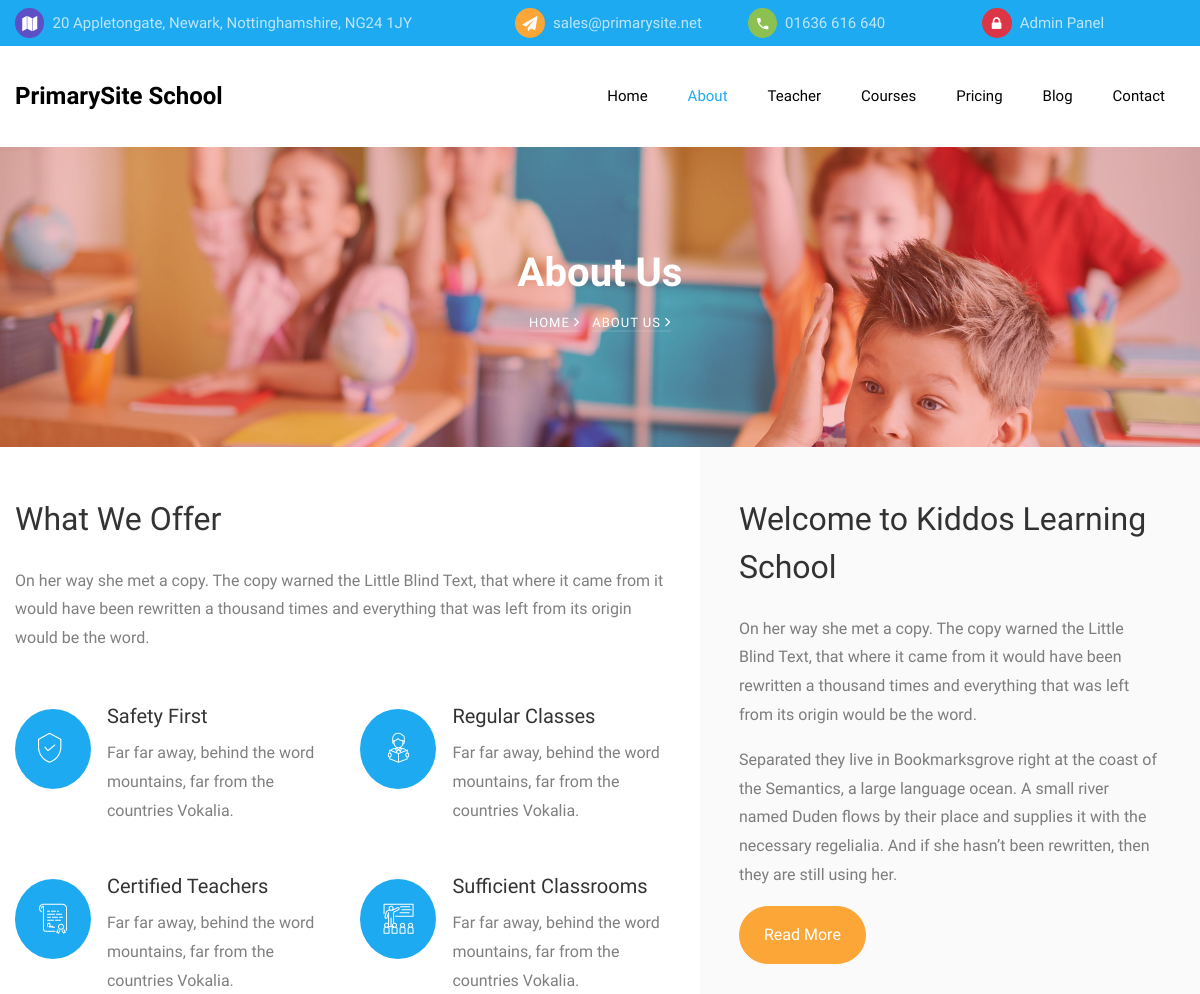
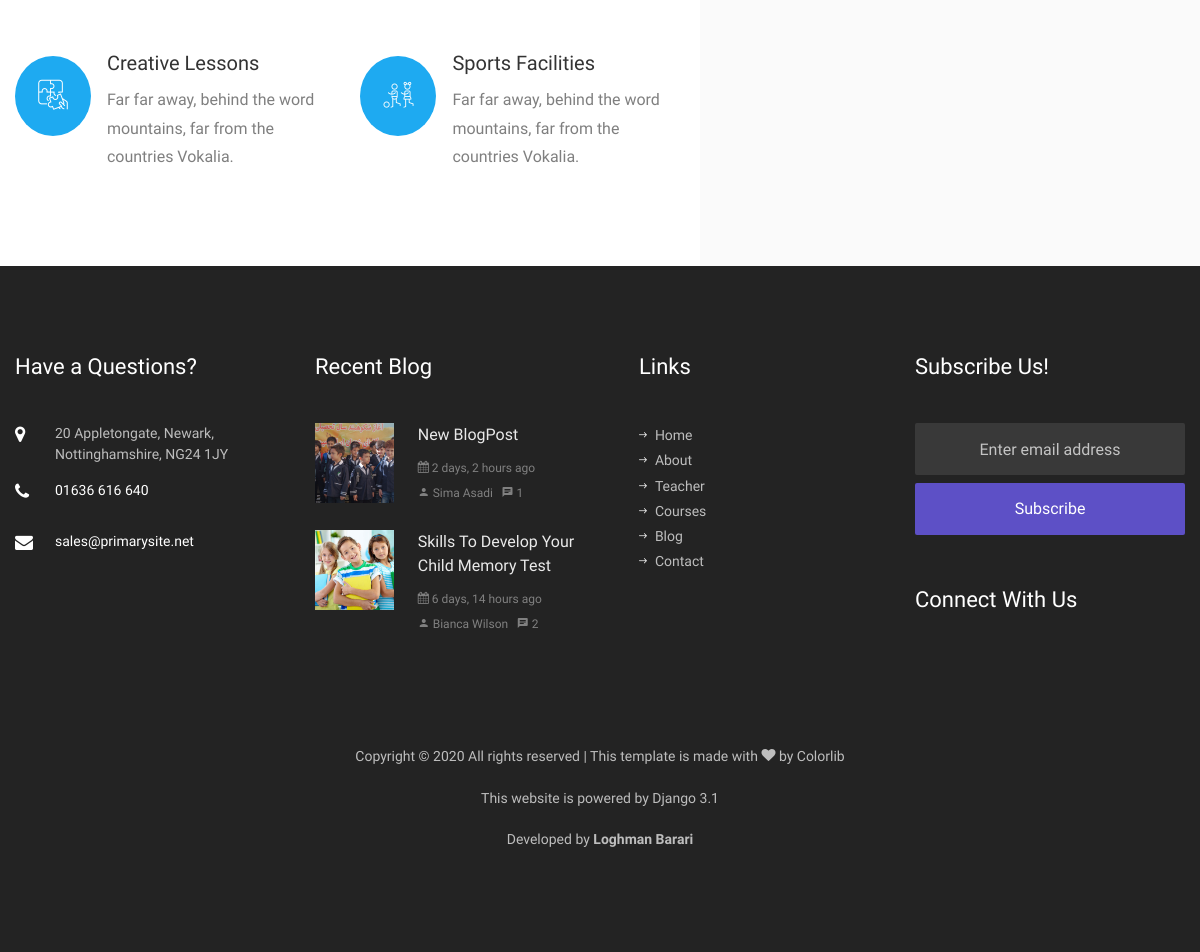
/about, run on the app's committed database (2 pictures, top to bottom).
### pages/models.py (models this page shows, shortened)
class Setting(models.Model):
    class Meta:
        db_table = 'kiddos_settings'
    name = models.CharField('Name', primary_key=True,
                            max_length=50, blank=False, null=False)
    value = models.TextField('Value', blank=True, null=True)

class Page(models.Model):
    class Meta:
        db_table = 'kiddos_page'
    name = models.CharField(_('Name'), max_length=256, null=False, blank=False)
    short_desc = models.CharField(_('Short Description'), max_length=512,
                                  null=False, blank=False)
    body = models.TextField(_('Body'))
    publish_on_index = models.BooleanField(_('Publish on Index page'),
                                           default=False, null=False)
    is_published = models.BooleanField(_('Is Published'),
                                       default=False, null=False)
    image = models.ImageField(_('Image'), upload_to='images/%Y/%m/%d/',
                              validators=[validate_image_size])

class BlogPost(models.Model):
    class Meta:
        db_table = 'kiddos_blog_post'
        indexes = [
            models.Index(name='search_on_blog_pots',
                         fields=['is_published', 'title', 'short_desc']),
        ]
        ordering = ('-create_date',)
    title = models.CharField('Title', max_length=128, blank=False, null=False,
                             help_text='Enter title of blog post')
    short_desc = models.CharField('Short Description', max_length=256)
    body = models.TextField(
        'Body', help_text='HTML tags can be used to decorating the text')
    tags = models.CharField(_('Tags'), max_length=128,
                            blank=True, null=False, default='')
    image = models.ImageField('Image', upload_to='images/%Y/%m/%d/',
                              validators=[validate_image_size])
    is_published = models.BooleanField(_('Is published!'), default=True)
    author = models.ForeignKey('pages.Teacher', on_delete=models.DO_NOTHING,
                               related_name='+', null=True,
                               verbose_name=_('Author'))
    create_date = models.DateTimeField(verbose_name=_('Creation Date'),
                                       auto_now_add=True, blank=True)
    create_user = models.ForeignKey(
        settings.AUTH_USER_MODEL,
        on_delete=models.CASCADE,
        related_name='+',
        blank=True,
        null=True,
        verbose_name=_('Created by'),
    )
    @property
    def published_comments(self):
        return PostComment.objects.filter(blog_post__id=self.id,
                                          is_published=True)
    def get_absolute_url(self):
        from django.urls import reverse
        return reverse('blog-single', args=[str(self.id)])

class Teacher(models.Model):
    class Meta:
        db_table = 'kiddos_teacher'
    full_name = models.CharField(_('Full Name'), max_length=60)
    position = models.ForeignKey(TeacherPosition, on_delete=models.DO_NOTHING,
                                 related_name='+', verbose_name=_('Position'))
    short_desc = models.CharField(_('Short Description'), max_length=256)
    photo = models.ImageField(verbose_name=_('Photo'), upload_to='photos/%Y/%m/%d/',
                              null=True, blank=True,
                              validators=[validate_image_size])
    twitter = models.CharField(_('Twitter Account'), max_length=30,
                               blank=True, null=True)
    facebook = models.CharField(_('Facebook Account'), max_length=30,
                                blank=True, null=True)
    googleplus = models.CharField(_('Google+ Account'), max_length=30,
                                  blank=True, null=True)
    instagram = models.CharField(_('Instagram Account'), max_length=30,
                                 blank=True, null=True)
    is_published = models.BooleanField(_('Is published!'), default=True,
                                       null=False)
    publish_on_index = models.BooleanField(_('Is published on index page?!'),
                                           default=True, null=False)
    def __str__(self):
        return self.full_name

### pages/views.py (the view)
# urls.py: path('about', views.about, name='about'),
@require_safe
def about(request):
    data = services.get_website_settings()
    if data[SETTINGS_ABOUT_ARTICLE]:
        data['article'] = models.Page.objects.get(
            pk=data[SETTINGS_ABOUT_ARTICLE])
    return _render(request, 'pages/about.html', data)

### templates/pages/about.html
{% extends 'base.html' %}
{% load static %}
{% load humanize %}
{% block content %}
<section class="hero-wrap hero-wrap-2" style="background-image: url('{% static 'images/bg_2.jpg' %}');">
    <div class="overlay"></div>
    <div class="container">
        <div class="row no-gutters slider-text align-items-center justify-content-center">
            <div class="col-md-9 ftco-animate text-center">
                <h1 class="mb-2 bread">About Us</h1>
                <p class="breadcrumbs"><span class="mr-2"><a href="{% url 'index' %}">Home <i
                                class="ion-ios-arrow-forward"></i></a></span> <span>About us <i
                            class="ion-ios-arrow-forward"></i></span></p>
            </div>
        </div>
    </div>
</section>
<section class="ftco-section ftco-no-pt ftc-no-pb">
    <div class="container">
        <div class="row">
            {% if article %}
            <div class="col-md-5 order-md-last wrap-about py-5 wrap-about bg-light">
                <div class="text px-4 ftco-animate">
                    <h2 class="mb-4">{{ article.name }}</h2>
                    <p>{{ article.short_desc|safe }}</p>
                    <p><a href="{% url 'page' article.id %}" class="btn btn-secondary px-4 py-3">Read More</a></p>
                </div>
            </div>
            {% endif %}
            <div class="col-md-7 wrap-about py-5 pr-md-4 ftco-animate">{{ settings_about_page|safe }}</div>
        </div>
    </div>
</section>
{% endblock %}

### templates/partials/_topbar.html
<div class="py-2 bg-primary">
    <div class="container">
        <div class="row no-gutters d-flex align-items-start align-items-center px-3 px-md-0">
            <div class="col-lg-12 d-block">
                <div class="row d-flex">
                    <div class="col-md-5 pr-4 d-flex topper align-items-center">
                        <div class="icon bg-fifth mr-2 d-flex justify-content-center align-items-center"><span
                                class="icon-map"></span></div>
                        <span class="text">{{ settings_address }}</span>
                    </div>
                    <div class="col-md pr-4 d-flex topper align-items-center">
                        <div class="icon bg-secondary mr-2 d-flex justify-content-center align-items-center"><span
                                class="icon-paper-plane"></span></div>
                        <a href="mailto:{{ settings_email }}"><span class="text">{{ settings_email }}</span></a>
                    </div>
                    <div class="col-md pr-4 d-flex topper align-items-center">
                        <div class="icon bg-tertiary mr-2 d-flex justify-content-center align-items-center"><span
                                class="icon-phone2"></span></div>
                        <span class="text">{{ settings_phone_no }}</span>
                    </div>
                    <div class="col-md pr-4 d-flex topper align-items-center">
                        <div class="icon bg-danger mr-2 d-flex justify-content-center align-items-center"><span
                                class="icon-lock"></span></div>
                        <a href="{% url 'admin:login' %}"><span class="text">Admin Panel</span></a>
                    </div>
                </div>
            </div>
        </div>
    </div>
</div>

### templates/partials/_navbar.html (shortened to what this page needs)
<nav class="navbar navbar-expand-lg navbar-dark bg-dark ftco_navbar ftco-navbar-light" id="ftco-navbar">
    <div class="container d-flex align-items-center">
        <a class="navbar-brand" href="{% url 'index' %}">{{ settings_website_name }}</a>
        <div class="collapse navbar-collapse" id="ftco-nav">
            <ul class="navbar-nav ml-auto">
                <li {% if '/' == request.path %} class="nav-item active" {% else %} class="nav-item" {% endif %}><a
                        href="{% url 'index' %}" class="nav-link pl-0">Home</a></li>
                <li {% if '/about' == request.path %} class="nav-item active" {% else %} class="nav-item" {% endif %}><a
                        href="{% url 'about' %}" class="nav-link">About</a></li>
                <li {% if '/teacher' == request.path %} class="nav-item active" {% else %} class="nav-item" {% endif %}>
                    <a href="{% url 'teachers' %}" class="nav-link">Teacher</a></li>
                <li {% if '/courses' == request.path %} class="nav-item active" {% else %} class="nav-item" {% endif %}>
                    <a href="{% url 'courses' %}" class="nav-link">Courses</a></li>
                <li {% if '/pricing' == request.path %} class="nav-item active" {% else %} class="nav-item" {% endif %}>
                    <a href="{% url 'pricing' %}" class="nav-link">Pricing</a></li>
                <li {% if '/blog' == request.path %} class="nav-item active" {% else %} class="nav-item" {% endif %}><a
                        href="{% url 'blog' %}" class="nav-link">Blog</a></li>
                <li {% if '/contact' == request.path %} class="nav-item active" {% else %} class="nav-item" {% endif %}>
                    <a href="{% url 'contact' %}" class="nav-link">Contact</a></li>
            </ul>
        </div>
    </div>
</nav>

### templates/partials/_footer.html (shortened to what this page needs)
{% load humanize %}
<footer class="ftco-footer ftco-bg-dark ftco-section">
  <div class="container">
    <div class="row mb-5">
      <div class="col-md-6 col-lg-3">
        <div class="ftco-footer-widget mb-5">
          <h2 class="ftco-heading-2">Have a Questions?</h2>
          <div class="block-23 mb-3">
            <ul>
              <li>
                <span class="icon icon-map-marker"></span>
                <span class="text">{{ settings_address }}</span>
              </li>
              <li>
                <a href="#"><span class="icon icon-phone"></span>
                  <span class="text">{{ settings_phone_no }}</span></a>
              </li>
              <li>
                <a href="#">
                  <span class="icon icon-envelope"></span>
                  <span class="text">{{ settings_email }}</span></a>
              </li>
            </ul>
          </div>
        </div>
      </div>
      <div class="col-md-6 col-lg-3">
        <div class="ftco-footer-widget mb-5">
          <h2 class="ftco-heading-2">Recent Blog</h2>
          {% if latest_blog_posts %} {% for blog_post in latest_blog_posts %}
          <div class="block-21 mb-4 d-flex">
            <a href="{% url 'blog-single' blog_post.id %}" class="blog-img mr-4"
              style="background-image: url('{{ blog_post.image.url }}');"></a>
            <div class="text">
              <h3 class="heading">
                <a href="{% url 'blog-single' blog_post.id %}">
                  {{ blog_post.title }}</a></h3>
              <div class="meta">
                <div>
                  <a href="#">
                    <span class="icon-calendar"></span>
                    {{ blog_post.create_date|naturaltime }}</a>
                </div>
                <div>
                  <a href="{% url 'teacher' blog_post.author.id %}"><span class="icon-person"></span>
                    {{ blog_post.author }}</a>
                </div>
                <div>
                  <a href="{{ blog_post.get_absolute_url }}">
                    <span class="icon-chat"></span> {{ blog_post.published_comments.count }}</a>
                </div>
              </div>
            </div>
          </div>
          {% endfor %} {% else %}
          <h3>No recent post found!</h3>
          {% endif %}
        </div>
      </div>
      <div class="col-md-6 col-lg-3">
        <div class="ftco-footer-widget mb-5 ml-md-4">
          <h2 class="ftco-heading-2">Links</h2>
          <ul class="list-unstyled">
            <li>
              <a href="{% url 'index' %}"><span class="ion-ios-arrow-round-forward mr-2"></span>Home</a>
            </li>
            <li>
              <a href="{% url 'about' %}"><span class="ion-ios-arrow-round-forward mr-2"></span>About</a>
            </li>
            <li>
              <a href="{% url 'teachers' %}"><span class="ion-ios-arrow-round-forward mr-2"></span>Teacher</a>
            </li>
            <li>
              <a href="{% url 'courses' %}"><span class="ion-ios-arrow-round-forward mr-2"></span>Courses</a>
            </li>
            <li>
              <a href="{% url 'blog' %}"><span class="ion-ios-arrow-round-forward mr-2"></span>Blog</a>
            </li>
            <li>
              <a href="{% url 'contact' %}"><span class="ion-ios-arrow-round-forward mr-2"></span>Contact</a>
            </li>
          </ul>
        </div>
      </div>
      <div class="col-md-6 col-lg-3">
        <div class="ftco-footer-widget mb-5">
          <h2 class="ftco-heading-2">Subscribe Us!</h2>
          <form action="{% url 'subscribe-me' %}" method="POST" class="subscribe-form">
            <div class="form-group">
              <input type="email" name="email" required class="form-control mb-2 text-center"
                placeholder="Enter email address" />
              <input type="submit" value="Subscribe" class="form-control submit px-3" />
            </div>
          </form>
        </div>
        <div class="ftco-footer-widget mb-5">
          <h2 class="ftco-heading-2 mb-0">Connect With Us</h2>
          <ul class="ftco-footer-social list-unstyled float-md-left float-lft mt-3">
          </ul>
        </div>
      </div>
    </div>
    <div class="row">
      <div class="col-md-12 text-center">
        <p>
          Copyright &copy;
          All rights reserved | This template is made with
          <i class="icon-heart" aria-hidden="true"></i> by
          <a href="https://colorlib.com" target="_blank">Colorlib</a>
        </p>
        <p>This website is powered by Django 3.1</p>
        <p>
          Developed by
          <b><a href="https://ir.linkedin.com/in/loghman-barari-13095724" target="_blank">Loghman Barari</a>
          </b>
        </p>
      </div>
    </div>
  </div>
</footer>

### kiddos/static/css/icomoon.css (style rules this page uses)
[class^="icon-"], [class*=" icon-"] { font-family: 'icomoon' !important; speak: none; font-style: normal; font-weight: normal; font-variant: normal; text-transform: none; line-height: 1; -webkit-font-smoothing: antialiased; -moz-osx-font-smoothing: grayscale; }
.icon-heart:before { content: "\f004"; }
.icon-lock:before { content: "\f023"; }
.icon-map-marker:before { content: "\f041"; }
.icon-calendar:before { content: "\f073"; }
.icon-phone:before { content: "\f095"; }
.icon-envelope:before { content: "\f0e0"; }
.icon-paper-plane:before { content: "\f1d8"; }
.icon-map:before { content: "\f279"; }
.icon-phone2:before { content: "\e0cd"; }
.icon-chat:before { content: "\e0b7"; }
.icon-person:before { content: "\e7fd"; }

### data on the page
Setting: value "20 Appletongate, Newark, Nottinghamshire, NG24 1JY"
Setting: value "sales@primarysite.net"
Setting: value "01636 616 640"
Setting: value "PrimarySite School"
Page: name "Welcome to Kiddos Learning School", short_desc "On her way she met a copy. The copy warned the Little Blind Text, that where it came from it would have been rewritten a thousand times and everything that was left from its origin would be the word. Separated they live in Bookmarksgrove right at the coast of the Semantics, a large language ocean. A small river named Duden flows by their place and supplies it with the necessary regelialia. And if she hasn’t been rewritten, then they are still using her."
Setting: value "What We Offer On her way she met a copy. The copy warned the Little Blind Text, that where it came from it would have been rewritten a thousand times and everything that was left from its origin would be the word. Safety First Far far away, behind the word mountains, far from the countries Vokalia. Regular Classes Far far away, behind the word mountains, far from the countries Vokalia. Certified Teachers Far far away, behind the word mountains, far from the countries Vokalia. Sufficient Classrooms Far far away, behind the word mountains, far from the countries Vokalia. Creative Lessons Far far away, behind the word mountains, far from the countries Vokalia. Sports Facilities Far far away,…"
BlogPost: image (picture), title "New BlogPost", create_date "2 days, 2 hours ago", author "Sima Asadi", published_comments.count "1"
BlogPost: image (picture), title "Skills To Develop Your Child Memory Test", create_date "6 days, 14 hours ago", author "Bianca Wilson", published_comments.count "2"
